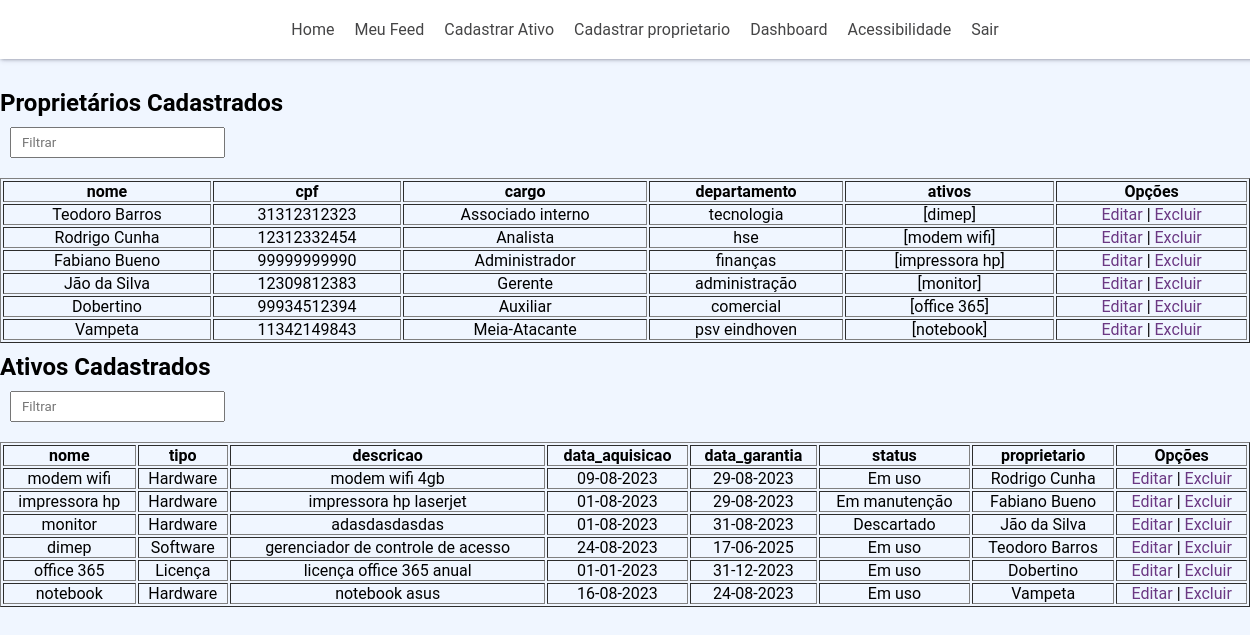
The app's page /feed (signed in), older data.
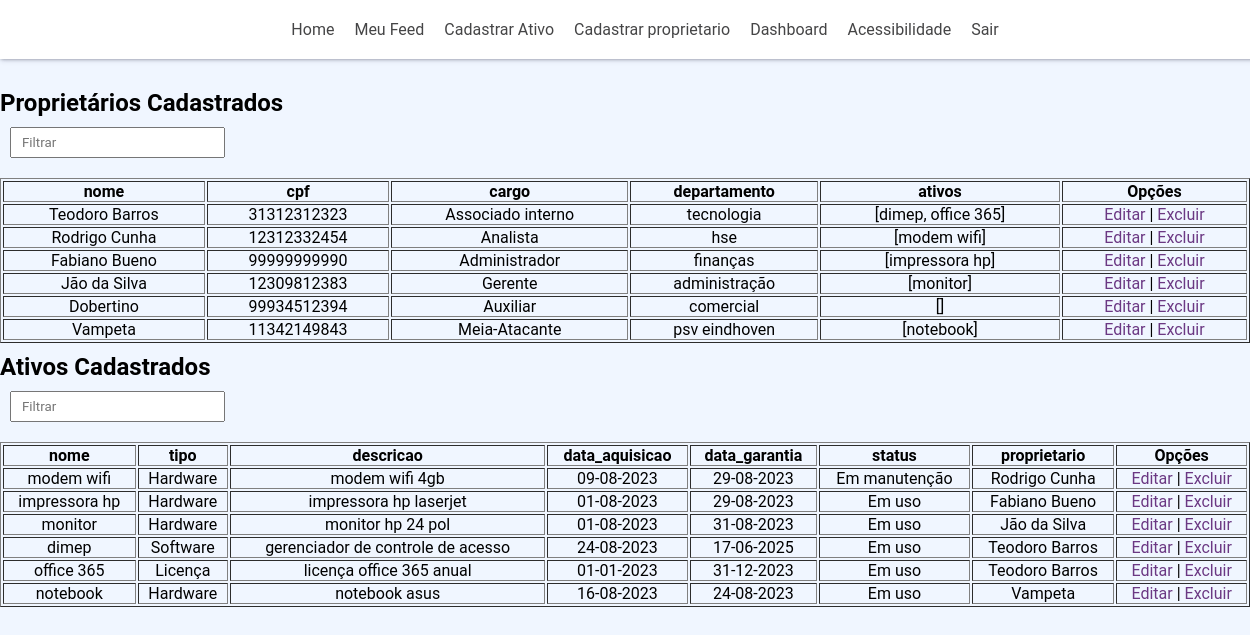
The same page, newer data.
### aplicacao/models.py (models this page shows)
class Proprietario(database.Model):
    id = database.Column(database.Integer, primary_key=True)
    nome = database.Column(database.String, nullable=False)
    cpf = database.Column(database.String(11), nullable=False, unique=True)
    cargo = database.Column(database.String, nullable=False)
    departamento = database.Column(database.String, nullable=False)
    ativos = database.relationship("Ativo", backref="proprietario", lazy=True)
    def __repr__(self):
        return (self.nome)

class Ativo(database.Model):
    id = database.Column(database.Integer, primary_key=True)
    nome = database.Column(database.String, nullable=False, unique=True)
    tipo = database.Column(database.String, nullable=False)
    descricao = database.Column(database.String, nullable=False)
    data_aquisicao = database.Column(database.DateTime, nullable=False)
    data_garantia = database.Column(database.DateTime, nullable=False)
    status = database.Column(database.String, nullable=False)
    id_proprietario = database.Column(database.Integer, database.ForeignKey('proprietario.id'))
    def __repr__(self):
        return (self.nome)

### aplicacao/routes.py (the view)
@app.route("/feed")
@login_required
def feed():
    proprietarios = Proprietario.query.all()
    ativos = Ativo.query.all()
    return render_template("feed.html", ativos=ativos, proprietarios=proprietarios)

### aplicacao/models.py (called while the page is built)
@login_manager.user_loader
def load_user(id_usuario):
    return Usuario.query.filter_by(id=int(id_usuario)).first()

### aplicacao/templates/feed.html (shortened to what this page needs)
{% extends 'base_perfil.html' %}
{% block body %}
    <h2>Proprietários Cadastrados</h2>
    <input type="text" id="propInput" placeholder="Filtrar">
    <table border="1">
        <thead>
            <tr>
                <th>nome</th>
                <th>cpf</th>
                <th>cargo</th>
                <th>departamento</th>
                <th>ativos</th>
                <th>Opções</th>
            </tr>
        </thead>
        <tbody id="propTable">
            {% for proprietario in proprietarios %}
            <tr>
                <td>{{proprietario.nome}}</td>
                <td>{{proprietario.cpf}}</td>
                <td>{{proprietario.cargo}}</td>
                <td>{{proprietario.departamento}}</td>
                <td>{{proprietario.ativos}}</td>
                <td><a href="{{ url_for('get_item', item_type='proprietario', action='edit', item_id=proprietario.id) }}">Editar</a> |
                <a href="{{ url_for('get_item', item_type='proprietario', action='delete', item_id=proprietario.id) }}">Excluir</a></td>
            </tr>
        {% endfor %}
        </tbody>
    </table>
    <h2>Ativos Cadastrados</h2>
    <input type="text" id="ativoInput" placeholder="Filtrar">
    <table border="1">
        <thead>
            <tr>
                <th>nome</th>
                <th>tipo</th>
                <th>descricao</th>
                <th>data_aquisicao</th>
                <th>data_garantia</th>
                <th>status</th>
                <th>proprietario</th>
                <th>Opções</th>
            </tr>
        </thead>
        <tbody id="ativoTable">
            {% for ativo in ativos %}
            <tr>
                <td>{{ativo.nome}}</td>
                <td>{{ativo.tipo}}</td>
                <td>{{ativo.descricao}}</td>
                <td>{{ativo.data_aquisicao.strftime('%d-%m-%Y')}}</td>
                <td>{{ativo.data_garantia.strftime('%d-%m-%Y')}}</td>
                <td>{{ativo.status}}</td>
                <td>{{ativo.proprietario}}</td>
                <td><a href="{{ url_for('get_item', item_type='ativo', action='edit', item_id=ativo.id) }}">Editar</a> |
                    <a href="{{ url_for('get_item', item_type='ativo', action='delete', item_id=ativo.id) }}">Excluir</a></td>
            </tr>
            {% endfor %}
        </tbody>
    </table>
{% endblock %}

### aplicacao/templates/base_perfil.html (shortened to what this page needs)
<!DOCTYPE html>
<html lang="en">
<head>
    <link rel="stylesheet" href="{{ url_for('static', filename='css/style.css')}}">
</head>
<body>
    <div class="container">
        <nav>
            <a href="/home">Home</a>
            <a href="/feed">Meu Feed</a>
            <a href="/ativo">Cadastrar Ativo</a>
            <a href="/proprietario">Cadastrar proprietario</a>
            <a href="/dashboard">Dashboard</a>
            <div class="dropdown">
                <span>Acessibilidade</span>
            </div>
            <a href="/logout">Sair</a>
        </nav>
        {% block body %}{% endblock %}
    </div>
</body>
</html>

### aplicacao/static/css/style.css (style rules this page uses)
* { font-family: 'Roboto', sans-serif; margin: 0; padding: 0; }
body { background-color: #f0f6ff; }
div.container { padding: 0px 0px 30px 0px; }
table td, th { overflow-x: auto; max-height: calc(100vh - 17px); }
table { width: 100vw; text-align: center; margin: 10px 0; }
table a { color: rgb(107, 56, 131); text-decoration: none; }
#ativoInput, #propInput { margin: 10px; padding: 6px 10px; }
nav { justify-content: center; display: flex; gap: 20px; background-color: #fff; width: 100vw; padding: 20px; margin-bottom: 30px; box-shadow: rgba(50, 50, 93, 0.25) 0px 2px 5px -1px, rgba(0, 0, 0, 0.3) 0px 1px 3px -1px; }
nav a { color: #454546; text-decoration: none; text-align: center; }
.dropdown { position: relative; display: inline-block; }
.dropdown span { color: #454546; }

Row changes from the older to the newer data that the page shows:
computed for Proprietario "Teodoro Barros": ativos "[dimep]" → "[dimep, office 365]"
computed for Proprietario "Dobertino": ativos "[office 365]" → "[]"
changed Ativo "modem wifi": status "Em uso" → "Em manutenção"
changed Ativo "impressora hp": status "Em manutenção" → "Em uso"
changed Ativo "monitor": descricao "adasdasdasdas" → "monitor hp 24 pol"; status "Descartado" → "Em uso"
changed Ativo "office 365": proprietario "Dobertino" → "Teodoro Barros"
